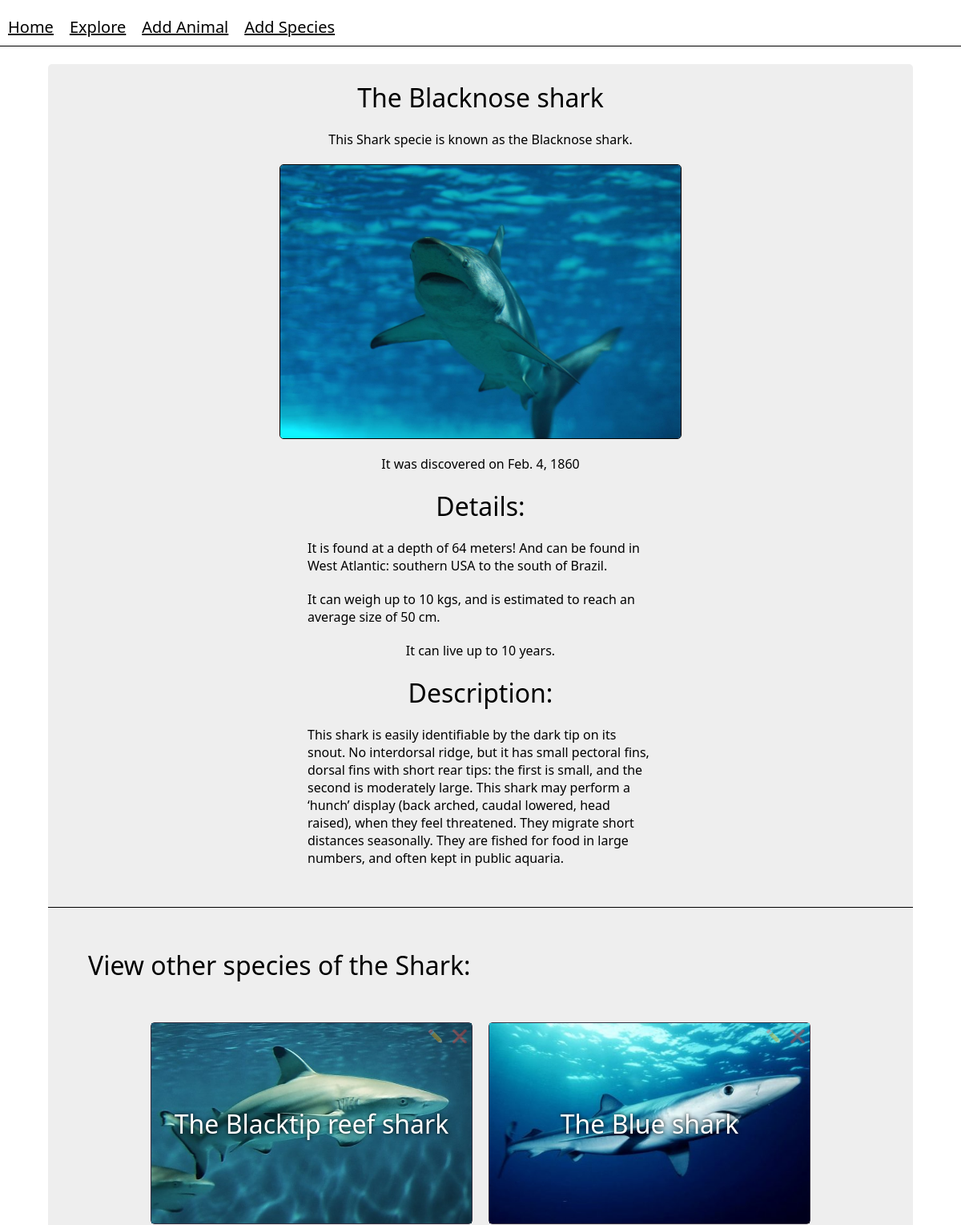
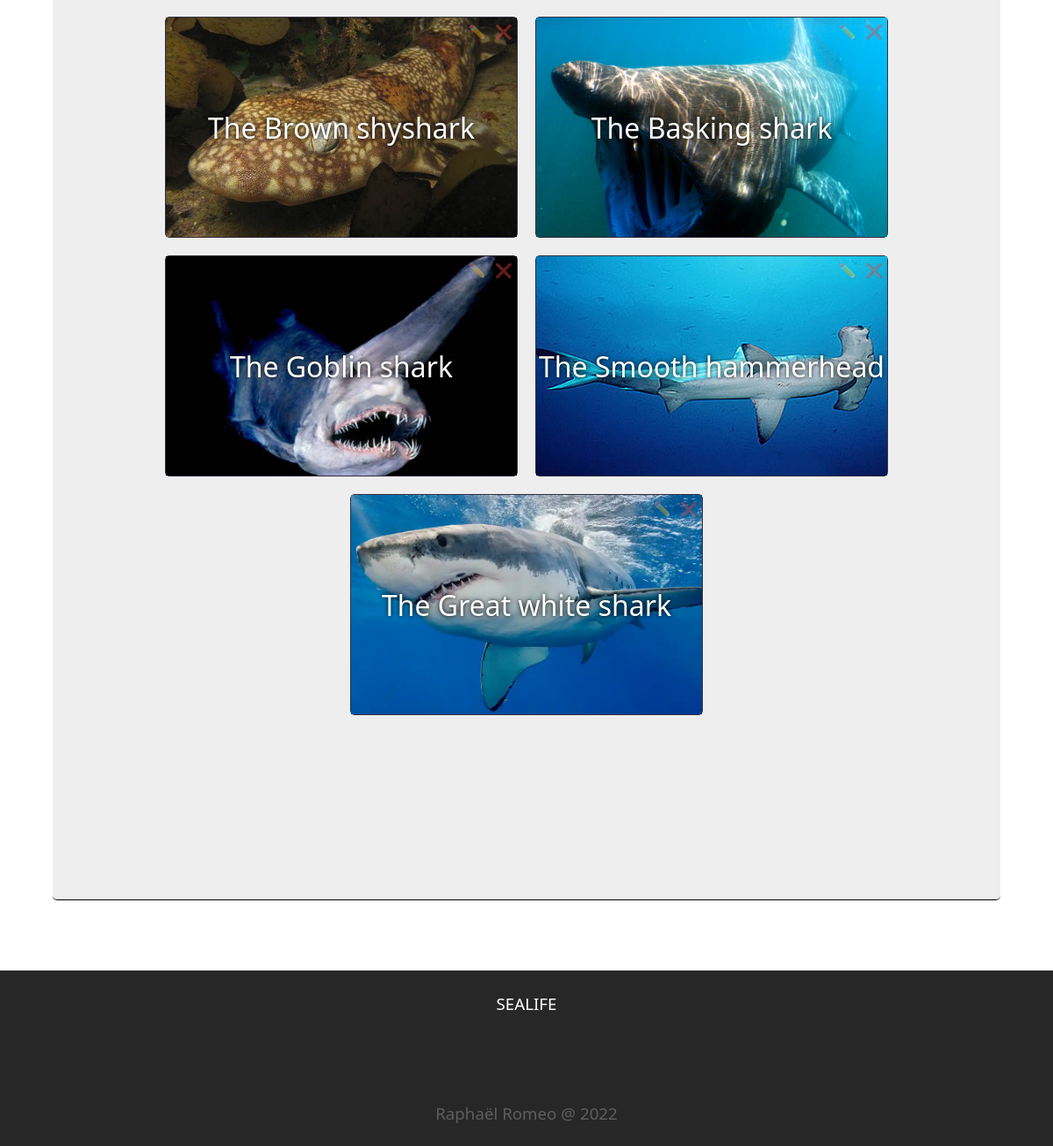
The page /affiche/22/ on the database its author committed (2 pictures, top to bottom).
### sealife/models.py (models this page shows, shortened)
class Animal(models.Model):
    category = models.ForeignKey(Categories, on_delete=models.CASCADE, null="true")
    species = models.CharField(max_length=100)
    image = models.ImageField(upload_to='images')
    date_discovered = models.DateField(blank=False,default=django.utils.timezone.now)
    size = models.IntegerField(blank=False)
    weight = models.IntegerField(blank=False)
    lifespan = models.IntegerField(blank=False)
    depth = models.IntegerField(blank=False)
    locations = models.TextField(null=True, blank=True)
    description = models.TextField(null=True, blank=True)
    def __str__(self):
        name = f"The {self.species}"
        return name

class Categories(models.Model):
    name = models.CharField(max_length=100)
    description = models.TextField(null=True, blank=True)
    image = models.ImageField(upload_to='images')
    def __str__(self):
        return self.name

### sealife/views.py (the view)
# urls.py: path('affiche/<int:id>/',views.affiche),
def affiche(request, id):
    species = models.Animal.objects.get(pk=id)
    species_list = list(models.Animal.objects.filter(category=models.Animal.objects.get(pk=id).category))
    count = models.Animal.objects.filter(category=models.Animal.objects.get(pk=id).category).count()
    return render(request,"affiche.html",{"species" : species,"liste": species_list,"count": count})

### sealife/templates/affiche.html (shortened to what this page needs)
{% extends "main.html" %} <!-- si le gabarit n'est pas dans templates mais dans le
{% block content %}
<div class="affiche_specie">
<h1 class="specie_name"> The {{species.species}} </h1>
<p> This {{species.category}} specie is known as the {{species.species}}. </p>
<img class="specie_image" src="/sealife/media/{{species.image}}"/>
<p> It was discovered on {{species.date_discovered}}
<h1> Details: </h1>
<p> It is found at a depth of {{species.depth}} meters! And can be found in {{species.locations}}.</p>
<p> It can weigh up to {{species.weight}} kgs, and is estimated to reach an average size of {{species.size}} cm.</p>
<p> It can live up to {{species.lifespan}} years. </p>
<h1> Description: </h1>
<p> {{species.description}} </p>
{% if count > 1 %}
<element>
<h1> View other species of the {{species.category}}: </h1>
    <ol>
        {% for l in liste %}
            {% if l != species %}
                <li class="categories category_text"><h4 class="name_animal"> {{l}} </h4><a class="image_animal" href="/sealife/affiche/{{l.id}}"><img class="image_animal" src="/sealife{{l.image.url}}"/></a> {{l}} <div class="actions"><a class="category_text" href="/sealife/update/{{l.id}}"> ✏️ </a><a class="category_text" href="/sealife/delete/{{l.id}}"> ❌ </a></div></li>
            {% endif %}
        {%endfor%}
    </ol>
</element>
{% endif %}
</div>
{% endblock %}

### sealife/static/main.css (style rules this page uses)
* { font-family: 'Segoe UI', Tahoma, Geneva, Verdana, sans-serif;margin:0px;font-weight:1; }
html { overflow-x:hidden; }
body { overflow-x:hidden;background:transparent;min-height:100vh;display:flex;align-items:center;flex-direction:column;position:relative }
a { color:white }
ol { width:auto;list-style:none;display:flex;flex-wrap:wrap;justify-content:center;grid-column:1/7;border-bottom:1px solid #342f40;padding-bottom:150px; }
.categories { border-radius:5px;min-width:400px;height:250px;border:1px solid #342f40;margin:10px;display:flex;justify-content:center;align-items:center;flex-direction:column; }
.actions { display:flex;justify-content:flex-end;width:400px;position:absolute;pointer-events:none;height:250px; }
.actions > a { pointer-events:all;text-decoration:none;margin:5px;height:15px;opacity:40% }
.name_animal { position:absolute;color:white;text-shadow:0px 0px 5px black;z-index:1;pointer-events:none;font-size:32px }
.specie_name { text-align:center; }
.specie_image { width:500px;height:auto;border:black solid 1px;border-radius:5px }
.affiche_specie { min-height:100vh;width:90%;margin-top:80px;margin-bottom:80px;display:flex;align-items:center;flex-direction:column;background:#EEE;border-radius:5px;border-bottom:1px black solid }
.affiche_specie > * { margin-top:20px }
.affiche_specie > p { padding-right:30%;padding-left:30% }
.affiche_specie > element { margin-top:50px; }
.image_animal { position:absolute;width:400px;height:250px;object-fit: cover; }
element > ol { border-bottom:none;padding-left:0;padding-top:40px; }
element { padding:50px;border-top:1px solid black;margin-top:50px; }

### rows shown on the page
Animal: species "Blacknose shark", category "Shark", image (picture), date_discovered "Feb. 4, 1860", depth "64", locations "West Atlantic: southern USA to the south of Brazil", weight "10", size "50", lifespan "10", description "This shark is easily identifiable by the dark tip on its snout. No interdorsal ridge, but it has small pectoral fins, dorsal fins with short rear tips: the first is small, and the second is moderately large. This shark may perform a ‘hunch’ display (back arched, caudal lowered, head raised), when they feel threatened. They migrate short distances seasonally. They are fished for food in large numbers, and often kept in public aquaria."
Animal: image (picture), species "The Blacktip reef shark"
Animal: image (picture), species "The Blue shark"
Animal: image (picture), species "The Brown shyshark"
Animal: image (picture), species "The Basking shark"
Animal: image (picture), species "The Goblin shark"
Animal: image (picture), species "The Smooth hammerhead"
Animal: image (picture), species "The Great white shark"
